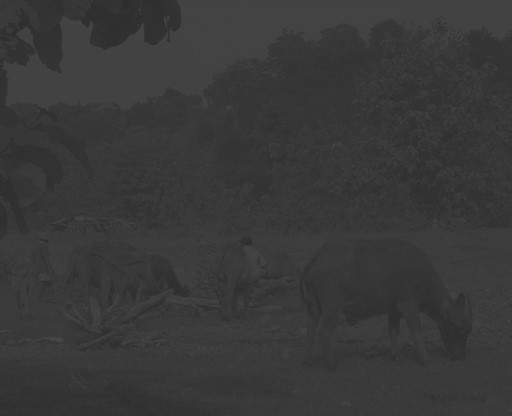
#> input picture pict.jpg, 512 x 416 px
$ python histo.py
#> lines starting #> are read from the running program, lines starting #| are printed output that depends on the picture
import matplotlib.pyplot as plt
import cv2
import numpy as np

class histogram:
    def __init__(self,gambar:str):
        self.gambar = gambar

    #ekstrak pixel dari gambar
    def getPixel(self):
        self.pic = cv2.imread(self.gambar)
#> self.pic is the input picture: shape (416, 512, 3); min 44, max 72, mean 57
        self.pic_togrey = cv2.cvtColor(self.pic, cv2.COLOR_RGB2GRAY)
#> after the loop in get_histogram, `for i in range(len(pixels)):`: test = 212992 items
        #self.resize = cv2.resize(self.pic_togrey,(500,500)) #to resize image
        return self.pic_togrey #change the return to self.resize if you resize the image

    def pencerahanGambar (self, value:int, terang=True):
#> called with value = 60, terang = True
        if terang:
            pix = self.getPixel()
            ukuran = pix.shape
#> ukuran = (416, 512)
            for i in range(ukuran[0]):
                for j in range(ukuran[1]):
                    temp=pix[i][j]+value
                    if temp>255:
                        pix[i][j]=255
                    elif temp<0:
                        pix[i][j]=0
                    else:
                        pix[i][j]=temp
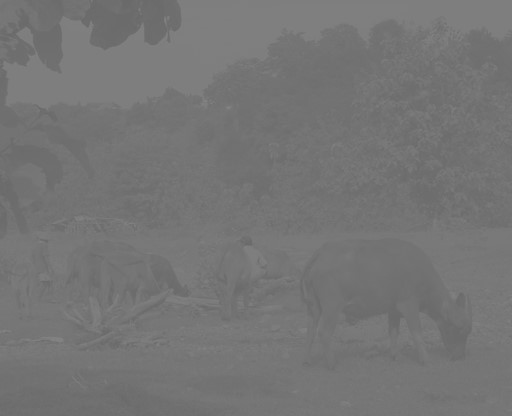
#> pix: shape (416, 512); min 104, max 132, mean 117
            return pix
        else:
            pix = self.getPixel()
            ukuran = pix.shape
            for i in range(ukuran[0]):
                for j in range(ukuran[1]):
                    temp = pix[i][j] - value
                    if temp > 255:
                        pix[i][j] = 255
                    elif temp < 0:
                        pix[i][j] = 0
                    else:
                        pix[i][j] = temp
            return pix

    def kontras (self, value, pixels):
#> called with value = 3
        ar = pixels
        ukuran = ar.shape
#> ukuran = (416, 512)
        for i in range(ukuran[0]):
            for j in range(ukuran[1]):
                temp = ar[i][j] * value
                if temp > 255:
                    ar[i][j] = 255
                elif temp < 0:
                    ar[i][j] = 0
                else:
                    ar[i][j] = temp
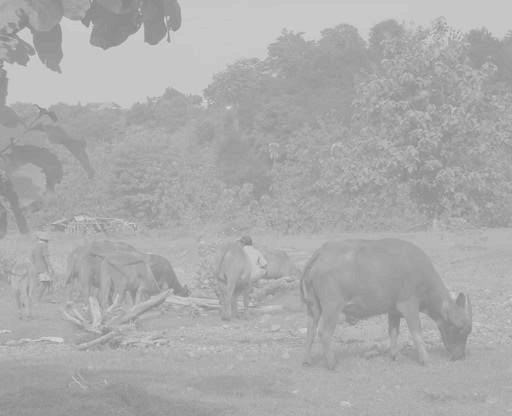
#> ar: shape (416, 512); min 132, max 216, mean 170.9
        return ar

    def kombinasiCerahKontras(self, valueCerah, valueKontras, terang=True):
        a = self.pencerahanGambar(valueCerah,terang)
#> call 2 of pencerahanGambar, with value = 30, terang = False
#> after the loop in pencerahanGambar (call 2), `for i in range(ukuran[0]):`:
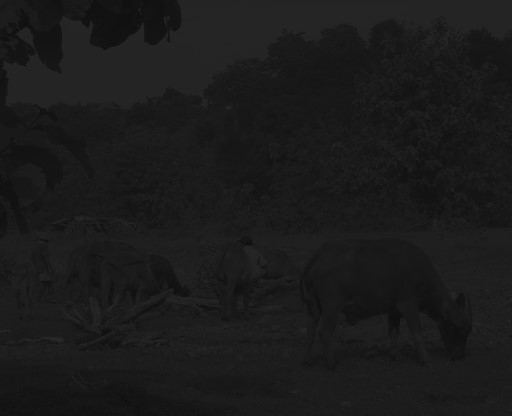
#> pix: shape (416, 512); min 14, max 42, mean 27
        b = self.kontras(valueKontras, a)
#> call 2 of kontras, with value = 3
#> after the loop in kontras (call 2), `for i in range(ukuran[0]):`:
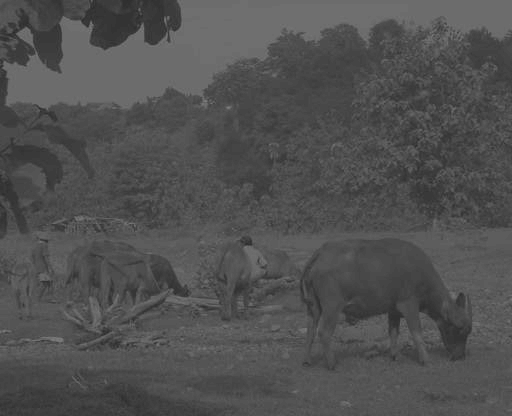
#> ar: shape (416, 512); min 42, max 126, mean 80.9
        return b

    def membalikCitra(self, pixels):
        ar = np.array(pixels)
        ukuran = ar.shape
#> ukuran = (416, 512)
        for i in range(ukuran[0]):
            for j in range(ukuran[1]):
                temp = 255-ar[i][j]
                if temp > 255:
                    ar[i][j] = 255
                elif temp < 0:
                    ar[i][j] = 0
                else:
                    ar[i][j] = temp
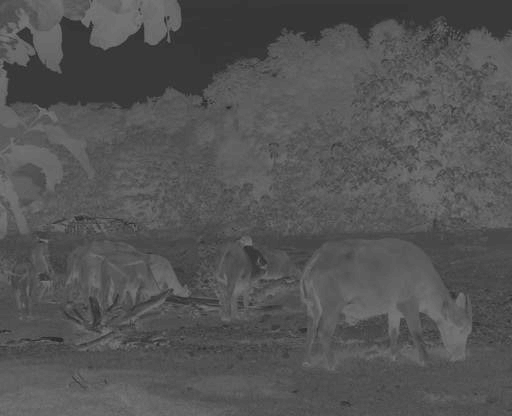
#> ar: shape (416, 512); min 39, max 123, mean 84.1
        return ar

    def pemetaanNonlinier(self, pixels):
        c = np.array(pixels)
        d = np.float_(c)
        c2 = np.log(1+d)
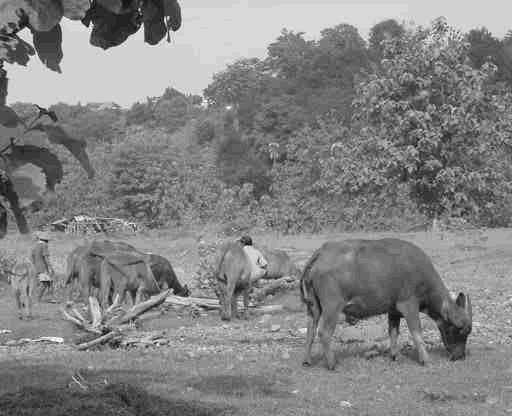
#> c2: shape (416, 512) float64; min 4.89, max 5.38, mean 5.14; drawn with min black and max white
        out = np.zeros(c2.shape, np.double)
        normal = cv2.normalize(c2, out,1,0,cv2.NORM_MINMAX)

        return normal

    def showPicture(self,winname:str, pixels):
        self.show = cv2.imshow(winname, pixels)
        cv2.waitKey(0)

    def get_histogram(self, pixels):
        test = []
        for i in range(len(pixels)):
            for j in range(len(pixels[i])):
                test.append(round(pixels[i][j]))
        plt.hist(test, bins=max(test) ,range= [0,256])
        plt.show()


#pencerahan gambar
#ambil nilai piksel dari gambar asli
picture = histogram('pict.jpg')
pixels = picture.getPixel() #dapatkan pixel dari gambar original
showOri = picture.showPicture('before_pencerahan', pixels) #menampilkan gambar sebelum
histogramOri = picture.get_histogram(pixels=pixels) #menampilkan histogram dari gambar asli

#proses pencerahan
pencerahan_gambar = picture.pencerahanGambar(60) #nilai pixel setelah dicerahkan
show_pencerahan = picture.showPicture('Pencerahan Gambar', pencerahan_gambar) #menampilkan gambar sesudah pencerahan
getHistogram = picture.get_histogram(pencerahan_gambar) #histogram gambar sesudah pencerahan

#Proses Kontras
kontras = picture.kontras(3,pixels)
show_kontras = picture.showPicture('Kontras', kontras)
histoKontras = picture.get_histogram(kontras)

#proses Kombinasi cerah kontras
kombinasi = picture.kombinasiCerahKontras(30, 3, False) #kombinasi menggelapkan gambar dan kontras
show_kombinasi = picture.showPicture('Kombinasi', kombinasi)
histoKombinasi = picture.get_histogram(kombinasi)

#proses Membalik citra
balikCitra = picture.membalikCitra(pixels)
show_balikCitra = picture.showPicture('Balik Citra', balikCitra)
histoBalik = picture.get_histogram(balikCitra)

#proses pemetaan nonlinier
nonLinier = picture.pemetaanNonlinier(pixels)
show_nonLinier = picture.showPicture('nonLinier',nonLinier)
histoNonLinier = picture.get_histogram(nonLinier)
#> in get_histogram (call 6), `plt.show()`:
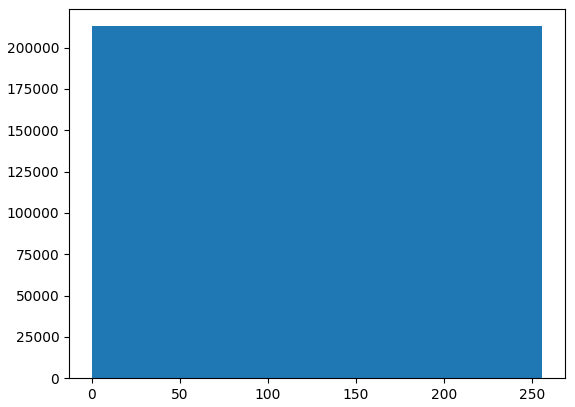
#> figure drawn by matplotlib, 1 panel
